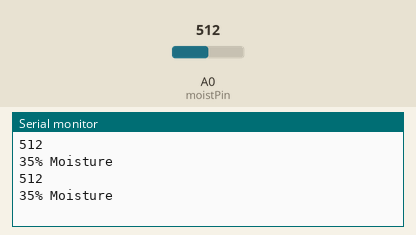
This sketch was run on a simulated Arduino Uno, built with avr-gcc and run on an emulated ATmega328P. Parts: the last lines printed to the serial monitor. The inputs (shaded band) are chosen by the test bench; at power-on: A0 (moistPin) = 512.

Above: at 1.8 s.
1.9 s: A0 (moistPin) set to 716
At 2.6 s:
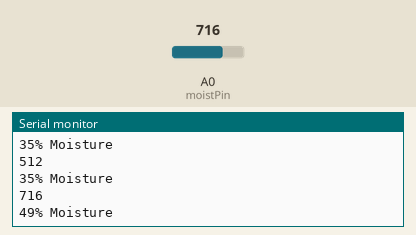
3.4 s: A0 (moistPin) set to 900
At 4.8 s:
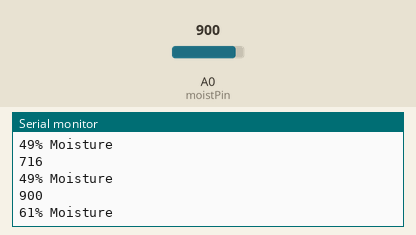
Timing chart, 0 to 6.4 s (numbered marks = the images above; inputs shaded):
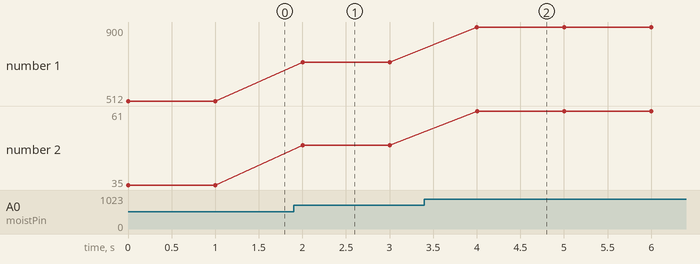

Measured:
- after the input at 1.9 s, the serial monitor: prints a new line after 0.10 s (image 1)
- after the input at 3.4 s, the serial monitor: prints a new line after 0.60 s (image 2)
- plotted number 1: 512 → 716 after the input at 1.9 s, 716 → 900 after the input at 3.4 s
- plotted number 2: 35 → 49 after the input at 1.9 s, 49 → 61 after the input at 3.4 s

The sketch:

Soil_Sensor.ino
```cpp
// Uses a voltage divider to measure the resistance between probes
int moistPin = 0; // Analog pin the node is connected to
int moistVal;

void setup() {
  // put your setup code here, to run once:
  Serial.begin(115200);

}

void loop() {
  // put your main code here, to run repeatedly:
  moistVal = analogRead(moistPin);
  Serial.println(moistVal);
  int percent = 2.718282 * 2.718282 * (.008985 * moistVal + 0.207762); //calculate percent for probes about 1 - 1.5 inches apart with a 10k Ohm resistor
  Serial.print(percent);
  Serial.println("% Moisture ");

  delay(1000);

}
```
